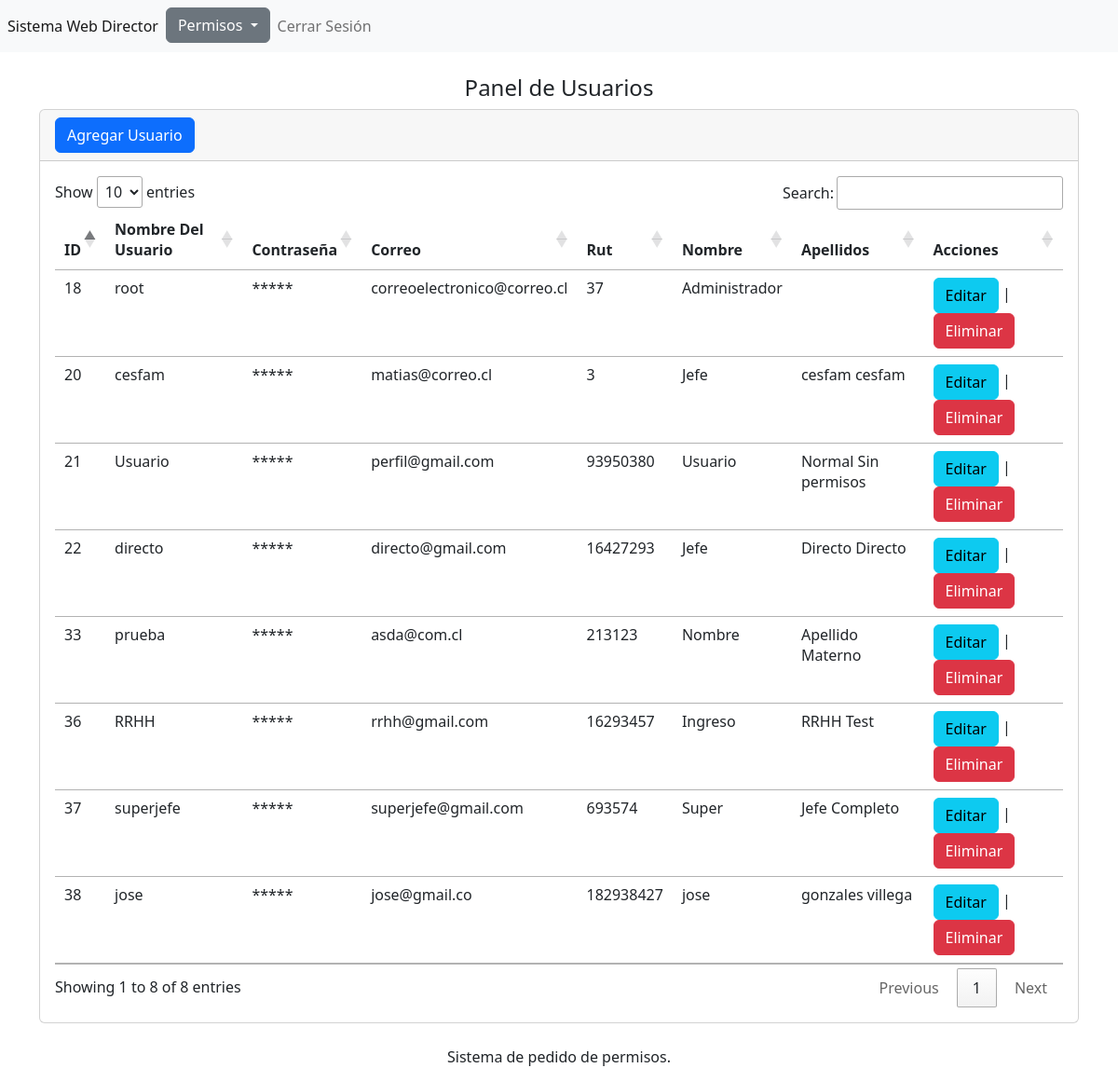
Page /secciones/usuarios/index.php (signed in) on the committed database.
### tables this page shows
CREATE TABLE `tbl_usuarios` (
  `id` int(11) NOT NULL,
  `usuario` varchar(255) NOT NULL,
  `password` varchar(255) NOT NULL,
  `correo` varchar(255) NOT NULL,
  `rut` int(11) NOT NULL,
  `dv` varchar(1) NOT NULL,
  `nombre` varchar(255) NOT NULL,
  `apellido_pat` varchar(255) NOT NULL,
  `apellido_mat` varchar(255) NOT NULL,
  `tipousuario` int(11) NOT NULL
);

### secciones/usuarios/index.php (the view, shortened to what this page needs)
<?php
include ("../../bd.php");
$sentencia=$conexion->prepare("select * from tbl_usuarios");
$sentencia->execute();
$lista_tbl_usuarios=$sentencia->fetchALL(PDO::FETCH_ASSOC);
?>
<?php
switch($_SESSION['tipousuario']){
case 3:
include("../../templates/jefe-cesfam/header.php");
break;
}
?>
<br>
<center><h4>Panel de Usuarios</h4></center>
<div class="card">
    <div class="card-header">
    <a name="" id="" class="btn btn-primary" href="crear.php" role="button">Agregar Usuario</a>    </div>
    <div class="card-body">
<div class="table-responsive-sm">
    <table class="table" id="tabla_id">
        <thead>
            <tr>
                <th scope="col">ID</th>
                <th scope="col">Nombre Del Usuario</th>
                <th scope="col">Contraseña</th>
                <th scope="col">Correo</th>
                <th scope="col">Rut </th>
                <th scope="col">Nombre </th>
                <th scope="col">Apellidos </th>
                <th scope="col">Acciones</th>
            </tr>
        </thead>
        <tbody>
            <?php foreach ($lista_tbl_usuarios as $registro) {?>
            <tr class="">
                <td scope="row"><?php echo $registro['id']; ?></td>
                <td><?php echo $registro['usuario']; ?></td>
                <td>*****</td>
                <td><?php echo $registro['correo']; ?></td>
                <td><?php echo $registro['rut']; ?> </td>
                <td><?php echo $registro['nombre']; ?> </td>
                <td><?php echo $registro['apellido_pat']; echo " "; echo $registro['apellido_mat']; ?> </td>
                <td>
                <a class="btn btn-info" href="editar.php?txtID=<?php echo$registro['id'] ?>" role="button">Editar </a>
                <span>|
                <a class="btn btn-danger" href="javascript:borrar(<?php echo$registro['id'] ?>);" role="button">Eliminar </a>
                </td>
            </tr>
            <?php } ?>
        </tbody>
    </table>
</div>
    </div>
</div>
<?php include("../../templates/footer.php"); ?>

### rows in the picture
tbl_usuarios: id "18", usuario "root", correo "correoelectronico@correo.cl", rut "37", nombre "Administrador"
tbl_usuarios: id "20", usuario "cesfam", correo "matias@correo.cl", rut "3", nombre "Jefe", apellido_pat "cesfam", apellido_mat "cesfam"
tbl_usuarios: id "21", usuario "Usuario", correo "perfil@gmail.com", rut "93950380", nombre "Usuario", apellido_pat "Normal", apellido_mat "Sin permisos"
tbl_usuarios: id "22", usuario "directo", correo "directo@gmail.com", rut "16427293", nombre "Jefe", apellido_pat "Directo", apellido_mat "Directo"
tbl_usuarios: id "33", usuario "prueba", correo "asda@com.cl", rut "213123", nombre "Nombre", apellido_pat "Apellido", apellido_mat "Materno"
tbl_usuarios: id "36", usuario "RRHH", correo "rrhh@gmail.com", rut "16293457", nombre "Ingreso", apellido_pat "RRHH", apellido_mat "Test"
tbl_usuarios: id "37", usuario "superjefe", correo "superjefe@gmail.com", rut "693574", nombre "Super", apellido_pat "Jefe", apellido_mat "Completo"
tbl_usuarios: id "38", usuario "jose", correo "jose@gmail.co", rut "182938427", nombre "jose", apellido_pat "gonzales", apellido_mat "villega"
